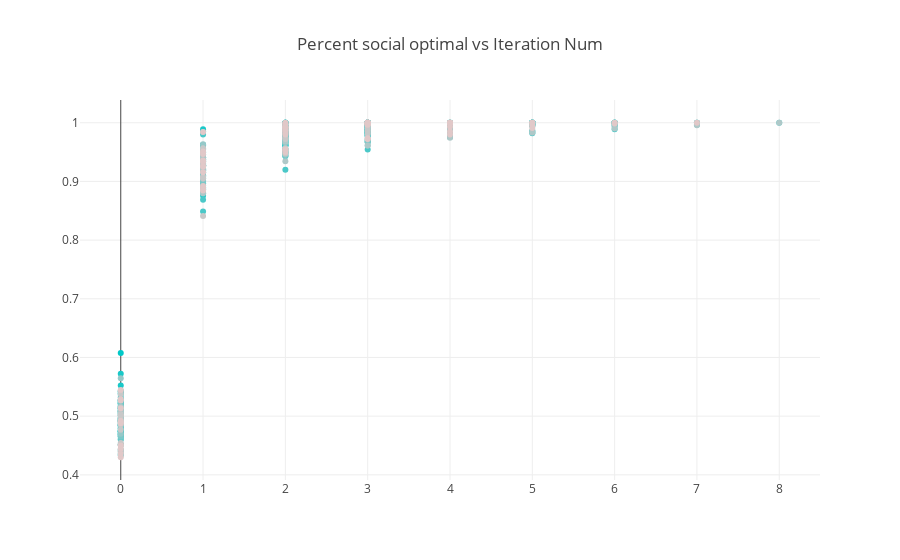

This figure's notebook cell:
### Code cell
plot_utils(simul_utils)

### Figure 1 — Plotly figure (JSON) as saved in the notebook; plotly's stock layout.template omitted (floating-point values rounded to 4 significant figures)
{"data": [{"hoverinfo": "skip", "marker": {"color": "rgb(0.0,200,200)"}, "mode": "markers", "type": "scatter", "uid": "5197e671-3ece-4aa3-89b8-b06219b5f461", "x": [0, 1, 2, 3, 4], "y": [0.4689, 0.8989, 0.9833, 0.9989, 1]}, {"hoverinfo": "skip", "marker": {"color": "rgb(0.0,200,200)"}, "mode": "markers", "type": "scatter", "uid": "fc9e9d10-8b34-4159-98cd-1843a8fd8d69", "x": [0, 1, 2, 3, 4, 5], "y": [0.47, 0.8967, 0.9689, 0.9811, 0.9956, 1]}, {"hoverinfo": "skip", "marker": {"color": "rgb(0.0,200,200)"}, "mode": "markers", "type": "scatter", "uid": "64127e31-5cf0-47c5-9627-2c03c6d89d5a", "x": [0, 1, 2, 3, 4, 5], "y": [0.5089, 0.93, 0.9789, 0.9878, 0.9989, 1]}, {"hoverinfo": "skip", "marker": {"color": "rgb(0.0,200,200)"}, "mode": "markers", "type": "scatter", "uid": "5b57d581-7a3a-450a-8eb9-48ceab98e1bb", "x": [0, 1, 2, 3, 4], "y": [0.4756, 0.9078, 0.9811, 0.9933, 1]}, {"hoverinfo": "skip", "marker": {"color": "rgb(0.0,200,200)"}, "mode": "markers", "type": "scatter", "uid": "ff61984e-4fca-4f56-988a-b26bb0b3d4e2", "x": [0, 1, 2, 3], "y": [0.6078, 0.95, 0.9878, 1]}, {"hoverinfo": "skip", "marker": {"color": "rgb(0.0,200,200)"}, "mode": "markers", "type": "scatter", "uid": "d51c644a-1e04-413c-b0a8-9f4a088f5e40", "x": [0, 1, 2, 3, 4], "y": [0.5133, 0.9044, 0.9611, 0.9956, 1]}, {"hoverinfo": "skip", "marker": {"color": "rgb(0.0,200,200)"}, "mode": "markers", "type": "scatter", "uid": "08ba23b9-4014-486c-9f84-7e99f571a493", "x": [0, 1, 2, 3, 4, 5], "y": [0.4789, 0.9289, 0.9667, 0.9833, 0.9933, 1]}, {"hoverinfo": "skip", "marker": {"color": "rgb(0.0,200,200)"}, "mode": "markers", "type": "scatter", "uid": "b40a876c-fa81-43cf-a8c0-00975c94907f", "x": [0, 1, 2, 3, 4, 5], "y": [0.5389, 0.9378, 0.9789, 0.9844, 0.9956, 1]}, {"hoverinfo": "skip", "marker": {"color": "rgb(0.0,200,200)"}, "mode": "markers", "type": "scatter", "uid": "e0197f52-e6bb-4e97-8798-8a66dd955cef", "x": [0, 1, 2, 3], "y": [0.5122, 0.9622, 0.9944, 1]}, {"hoverinfo": "skip", "marker": {"color": "rgb(0.0,200,200)"}, "mode": "markers", "type": "scatter", "uid": "23296919-cd06-4aa8-ba3c-c0c866ebe31c", "x": [0, 1, 2, 3, 4], "y": [0.5267, 0.9456, 0.9733, 0.9922, 1]}, {"hoverinfo": "skip", "marker": {"color": "rgb(25.0,200,200)"}, "mode": "markers", "type": "scatter", "uid": "5f4d02c1-7a7e-44de-8589-91ec0da1598d", "x": [0, 1, 2, 3], "y": [0.4933, 0.9544, 0.9911, 1]}, {"hoverinfo": "skip", "marker": {"color": "rgb(25.0,200,200)"}, "mode": "markers", "type": "scatter", "uid": "844fd8b8-a108-4029-a840-2b511e2edbb7", "x": [0, 1, 2], "y": [0.5722, 0.9889, 1]}, {"hoverinfo": "skip", "marker": {"color": "rgb(25.0,200,200)"}, "mode": "markers", "type": "scatter", "uid": "6c2f3da9-daf0-4535-b435-b61599ceb0e3", "x": [0, 1, 2, 3, 4], "y": [0.4867, 0.91, 0.9822, 0.9989, 1]}, {"hoverinfo": "skip", "marker": {"color": "rgb(25.0,200,200)"}, "mode": "markers", "type": "scatter", "uid": "e29d075e-9301-4e3e-b47c-8b17cfc6b10a", "x": [0, 1, 2, 3, 4], "y": [0.4744, 0.89, 0.9622, 0.9878, 1]}, {"hoverinfo": "skip", "marker": {"color": "rgb(25.0,200,200)"}, "mode": "markers", "type": "scatter", "uid": "1dfcd7e6-bfcd-4090-a0a9-a06567daff59", "x": [0, 1, 2, 3], "y": [0.4833, 0.9267, 0.9911, 1]}, {"hoverinfo": "skip", "marker": {"color": "rgb(25.0,200,200)"}, "mode": "markers", "type": "scatter", "uid": "4a944208-f94c-48b0-9493-86cea8b2a3d2", "x": [0, 1, 2, 3, 4, 5], "y": [0.5056, 0.91, 0.9778, 0.9867, 0.9956, 1]}, {"hoverinfo": "skip", "marker": {"color": "rgb(25.0,200,200)"}, "mode": "markers", "type": "scatter", "uid": "88ad9ce9-c465-4df5-8e5b-40fb5b2a96c5", "x": [0, 1, 2], "y": [0.5211, 0.9611, 1]}, {"hoverinfo": "skip", "marker": {"color": "rgb(25.0,200,200)"}, "mode": "markers", "type": "scatter", "uid": "fe16259e-70d7-4538-879a-f637178575ad", "x": [0, 1, 2], "y": [0.5522, 0.9856, 1]}, {"hoverinfo": "skip", "marker": {"color": "rgb(25.0,200,200)"}, "mode": "markers", "type": "scatter", "uid": "4f6364ad-7fc3-4b96-af26-2c8920563ffa", "x": [0, 1, 2, 3, 4, 5, 6], "y": [0.5278, 0.8889, 0.9433, 0.9711, 0.9844, 0.9967, 1]}, {"hoverinfo": "skip", "marker": {"color": "rgb(25.0,200,200)"}, "mode": "markers", "type": "scatter", "uid": "2bf2f6ab-31ae-4da2-8898-2d67d8d0c98d", "x": [0, 1, 2, 3], "y": [0.4744, 0.9189, 0.9778, 1]}, {"hoverinfo": "skip", "marker": {"color": "rgb(50.0,200,200)"}, "mode": "markers", "type": "scatter", "uid": "b2e590a7-34c3-4e6d-9882-8d54c0e44bf0", "x": [0, 1, 2, 3], "y": [0.4856, 0.9211, 0.9933, 1]}, {"hoverinfo": "skip", "marker": {"color": "rgb(50.0,200,200)"}, "mode": "markers", "type": "scatter", "uid": "158755dc-265c-40f2-9150-6d9dc2e5084f", "x": [0, 1, 2, 3, 4, 5, 6], "y": [0.4667, 0.8756, 0.9511, 0.9789, 0.99, 0.9967, 1]}, {"hoverinfo": "skip", "marker": {"color": "rgb(50.0,200,200)"}, "mode": "markers", "type": "scatter", "uid": "3d20f81f-367e-47af-b658-e2d09c9831d9", "x": [0, 1, 2, 3, 4, 5, 6], "y": [0.4733, 0.9111, 0.9611, 0.9767, 0.9922, 0.9989, 1]}, {"hoverinfo": "skip", "marker": {"color": "rgb(50.0,200,200)"}, "mode": "markers", "type": "scatter", "uid": "4b30e29a-72da-43e4-a50b-0e497025b279", "x": [0, 1, 2, 3, 4], "y": [0.4967, 0.9222, 0.9811, 0.9922, 1]}, {"hoverinfo": "skip", "marker": {"color": "rgb(50.0,200,200)"}, "mode": "markers", "type": "scatter", "uid": "597f7157-b2ce-4146-a169-7085087222ea", "x": [0, 1, 2, 3], "y": [0.5233, 0.9489, 0.9922, 1]}, {"hoverinfo": "skip", "marker": {"color": "rgb(50.0,200,200)"}, "mode": "markers", "type": "scatter", "uid": "c5bdc43a-c626-4430-a881-32ef6392d9e0", "x": [0, 1, 2, 3, 4, 5], "y": [0.4922, 0.9267, 0.9767, 0.9911, 0.9967, 1]}, {"hoverinfo": "skip", "marker": {"color": "rgb(50.0,200,200)"}, "mode": "markers", "type": "scatter", "uid": "dfa96029-0a6f-45c9-933d-dc26eb910b66", "x": [0, 1, 2, 3], "y": [0.5222, 0.9622, 0.9933, 1]}, {"hoverinfo": "skip", "marker": {"color": "rgb(50.0,200,200)"}, "mode": "markers", "type": "scatter", "uid": "06503d70-d9d8-4329-ba07-ba875abf6aa4", "x": [0, 1, 2, 3, 4, 5], "y": [0.4656, 0.8922, 0.9767, 0.9833, 0.9944, 1]}, {"hoverinfo": "skip", "marker": {"color": "rgb(50.0,200,200)"}, "mode": "markers", "type": "scatter", "uid": "52842dbe-2f6c-4af8-9cf0-a04f810cc1f2", "x": [0, 1, 2, 3, 4, 5], "y": [0.4844, 0.8867, 0.9478, 0.9822, 0.9978, 1]}, {"hoverinfo": "skip", "marker": {"color": "rgb(50.0,200,200)"}, "mode": "markers", "type": "scatter", "uid": "26f674c5-62dd-46a2-aa13-745c963d2d03", "x": [0, 1, 2, 3, 4], "y": [0.49, 0.8878, 0.9689, 0.9967, 1]}, {"hoverinfo": "skip", "marker": {"color": "rgb(75.0,200,200)"}, "mode": "markers", "type": "scatter", "uid": "0a16d207-dca4-4155-9883-06febad6aafb", "x": [0, 1, 2, 3, 4, 5, 6], "y": [0.4611, 0.8967, 0.9644, 0.9811, 0.9911, 0.9989, 1]}, {"hoverinfo": "skip", "marker": {"color": "rgb(75.0,200,200)"}, "mode": "markers", "type": "scatter", "uid": "2f97f816-29d9-4043-95d8-cec13e8f8a27", "x": [0, 1, 2, 3, 4, 5], "y": [0.5267, 0.9411, 0.9756, 0.9867, 0.9944, 1]}, {"hoverinfo": "skip", "marker": {"color": "rgb(75.0,200,200)"}, "mode": "markers", "type": "scatter", "uid": "746da42d-a354-45b2-8129-f1507f4d075f", "x": [0, 1, 2, 3, 4, 5], "y": [0.5422, 0.9356, 0.9833, 0.99, 0.9989, 1]}, {"hoverinfo": "skip", "marker": {"color": "rgb(75.0,200,200)"}, "mode": "markers", "type": "scatter", "uid": "8f542ef1-ee72-48af-966e-3722dc4c4fd5", "x": [0, 1, 2, 3], "y": [0.5244, 0.9367, 0.9911, 1]}, {"hoverinfo": "skip", "marker": {"color": "rgb(75.0,200,200)"}, "mode": "markers", "type": "scatter", "uid": "1a993cc3-e0d8-4637-b577-480fe21e2b52", "x": [0, 1, 2, 3], "y": [0.4722, 0.9411, 0.9933, 1]}, {"hoverinfo": "skip", "marker": {"color": "rgb(75.0,200,200)"}, "mode": "markers", "type": "scatter", "uid": "009dc1eb-f7f4-4d40-a9c5-49aaad0deff7", "x": [0, 1, 2, 3, 4, 5, 6], "y": [0.4356, 0.8489, 0.9489, 0.9789, 0.9889, 0.9956, 1]}, {"hoverinfo": "skip", "marker": {"color": "rgb(75.0,200,200)"}, "mode": "markers", "type": "scatter", "uid": "af9df91e-dfbc-44ce-a4a9-f73d61c36735", "x": [0, 1, 2, 3, 4, 5], "y": [0.5089, 0.92, 0.9711, 0.9878, 0.9956, 1]}, {"hoverinfo": "skip", "marker": {"color": "rgb(75.0,200,200)"}, "mode": "markers", "type": "scatter", "uid": "ee5cef48-57d8-4b4b-953e-02e6d8a36bdf", "x": [0, 1, 2], "y": [0.5011, 0.98, 1]}, {"hoverinfo": "skip", "marker": {"color": "rgb(75.0,200,200)"}, "mode": "markers", "type": "scatter", "uid": "50173929-3cce-481d-a85e-49d253394a29", "x": [0, 1, 2, 3, 4, 5, 6, 7, 8], "y": [0.4933, 0.8689, 0.92, 0.9544, 0.9756, 0.9822, 0.9889, 0.9967, 1]}, {"hoverinfo": "skip", "marker": {"color": "rgb(75.0,200,200)"}, "mode": "markers", "type": "scatter", "uid": "5a88ac0f-a4c5-42bf-b66b-0ffdb5416cde", "x": [0, 1, 2, 3], "y": [0.4844, 0.9344, 0.9944, 1]}, {"hoverinfo": "skip", "marker": {"color": "rgb(100.0,200,200)"}, "mode": "markers", "type": "scatter", "uid": "787aacf6-f3f6-492c-94f0-c3ec43b8f9c5", "x": [0, 1, 2, 3, 4, 5], "y": [0.5322, 0.9178, 0.9778, 0.9889, 0.9989, 1]}, {"hoverinfo": "skip", "marker": {"color": "rgb(100.0,200,200)"}, "mode": "markers", "type": "scatter", "uid": "e44c35cc-31fd-46f4-9000-2139e2bdf32b", "x": [0, 1, 2], "y": [0.5133, 0.9589, 1]}, {"hoverinfo": "skip", "marker": {"color": "rgb(100.0,200,200)"}, "mode": "markers", "type": "scatter", "uid": "331eee47-96ba-4d19-9149-ea5869010af0", "x": [0, 1, 2, 3, 4, 5, 6, 7], "y": [0.5078, 0.9156, 0.9544, 0.9689, 0.9778, 0.9856, 0.9967, 1]}, {"hoverinfo": "skip", "marker": {"color": "rgb(100.0,200,200)"}, "mode": "markers", "type": "scatter", "uid": "2a6377fd-af42-485f-9366-2a1fa7454a40", "x": [0, 1, 2, 3, 4], "y": [0.4511, 0.9144, 0.9833, 0.9978, 1]}, {"hoverinfo": "skip", "marker": {"color": "rgb(100.0,200,200)"}, "mode": "markers", "type": "scatter", "uid": "115da76c-07aa-45a6-bdee-e53a56fe78c7", "x": [0, 1, 2, 3, 4], "y": [0.5178, 0.9489, 0.9833, 0.9922, 1]}, {"hoverinfo": "skip", "marker": {"color": "rgb(100.0,200,200)"}, "mode": "markers", "type": "scatter", "uid": "1aadfa0d-80db-47df-bdaf-c87f0ac7c572", "x": [0, 1, 2], "y": [0.48, 0.9278, 1]}, {"hoverinfo": "skip", "marker": {"color": "rgb(100.0,200,200)"}, "mode": "markers", "type": "scatter", "uid": "8998ed0a-6f00-430f-9d2d-a51f4d5b68eb", "x": [0, 1, 2, 3], "y": [0.46, 0.9111, 0.9822, 1]}, {"hoverinfo": "skip", "marker": {"color": "rgb(100.0,200,200)"}, "mode": "markers", "type": "scatter", "uid": "f0ac49e9-b9ad-45d4-9933-0c58a5d0c2cb", "x": [0, 1, 2, 3], "y": [0.5022, 0.9411, 0.9933, 1]}, {"hoverinfo": "skip", "marker": {"color": "rgb(100.0,200,200)"}, "mode": "markers", "type": "scatter", "uid": "f0d9e727-31c9-4ade-b52e-5d38471de070", "x": [0, 1, 2, 3, 4, 5, 6], "y": [0.4422, 0.88, 0.9433, 0.9678, 0.9833, 0.9944, 1]}, {"hoverinfo": "skip", "marker": {"color": "rgb(100.0,200,200)"}, "mode": "markers", "type": "scatter", "uid": "5c06c520-3e3a-4beb-ba43-a8c78676e1b2", "x": [0, 1, 2, 3, 4], "y": [0.4333, 0.9011, 0.9744, 0.9956, 1]}, {"hoverinfo": "skip", "marker": {"color": "rgb(125.0,200,200)"}, "mode": "markers", "type": "scatter", "uid": "df065bbf-2b39-41c2-8168-38fa855d54fb", "x": [0, 1, 2, 3, 4, 5, 6, 7], "y": [0.4656, 0.8989, 0.9511, 0.9667, 0.9756, 0.9833, 0.9933, 1]}, {"hoverinfo": "skip", "marker": {"color": "rgb(125.0,200,200)"}, "mode": "markers", "type": "scatter", "uid": "d7e365a6-16ab-4657-99e1-b787f3adb2c7", "x": [0, 1, 2, 3, 4], "y": [0.4511, 0.8922, 0.9656, 0.9956, 1]}, {"hoverinfo": "skip", "marker": {"color": "rgb(125.0,200,200)"}, "mode": "markers", "type": "scatter", "uid": "3f953b78-7f01-450f-aa02-a95d90f6bb2a", "x": [0, 1, 2], "y": [0.5144, 0.9844, 1]}, {"hoverinfo": "skip", "marker": {"color": "rgb(125.0,200,200)"}, "mode": "markers", "type": "scatter", "uid": "654e9de7-e85b-45d3-bb06-41f92043efe8", "x": [0, 1, 2, 3, 4, 5, 6], "y": [0.4689, 0.9189, 0.9778, 0.9844, 0.9933, 0.9989, 1]}, {"hoverinfo": "skip", "marker": {"color": "rgb(125.0,200,200)"}, "mode": "markers", "type": "scatter", "uid": "228c4a86-03cf-4e80-bafc-b1f07944c335", "x": [0, 1, 2, 3, 4, 5], "y": [0.4978, 0.8933, 0.9544, 0.98, 0.9967, 1]}, {"hoverinfo": "skip", "marker": {"color": "rgb(125.0,200,200)"}, "mode": "markers", "type": "scatter", "uid": "770c68f3-c3c8-44bb-a250-71fde21546ec", "x": [0, 1, 2, 3, 4], "y": [0.5211, 0.9067, 0.9822, 0.9933, 1]}, {"hoverinfo": "skip", "marker": {"color": "rgb(125.0,200,200)"}, "mode": "markers", "type": "scatter", "uid": "2d7bf219-f437-4cb0-a040-7e1c88d8e723", "x": [0, 1, 2, 3], "y": [0.5156, 0.9167, 0.9844, 1]}, {"hoverinfo": "skip", "marker": {"color": "rgb(125.0,200,200)"}, "mode": "markers", "type": "scatter", "uid": "fa8208a7-9e69-4eac-95c8-8c3aa2b40cb4", "x": [0, 1, 2, 3, 4, 5, 6, 7], "y": [0.5367, 0.9156, 0.9556, 0.9678, 0.9767, 0.9867, 0.9956, 1]}, {"hoverinfo": "skip", "marker": {"color": "rgb(125.0,200,200)"}, "mode": "markers", "type": "scatter", "uid": "d11f7f6a-f059-4ffa-86e3-5e4d2eec718f", "x": [0, 1, 2, 3, 4], "y": [0.5167, 0.9267, 0.9656, 0.9878, 1]}, {"hoverinfo": "skip", "marker": {"color": "rgb(125.0,200,200)"}, "mode": "markers", "type": "scatter", "uid": "419fbc4a-7406-43b4-a42a-0235045dd028", "x": [0, 1, 2, 3, 4], "y": [0.5422, 0.9378, 0.9733, 0.9967, 1]}, {"hoverinfo": "skip", "marker": {"color": "rgb(150.0,200,200)"}, "mode": "markers", "type": "scatter", "uid": "09b9ecd8-2ba0-4fb8-b82e-95c5f9d2eb62", "x": [0, 1, 2, 3, 4], "y": [0.5056, 0.92, 0.9844, 0.9978, 1]}, {"hoverinfo": "skip", "marker": {"color": "rgb(150.0,200,200)"}, "mode": "markers", "type": "scatter", "uid": "bcffa6b8-1958-41ef-b9ac-2ee11cb44d2e", "x": [0, 1, 2, 3, 4, 5, 6], "y": [0.47, 0.8811, 0.9456, 0.9611, 0.9822, 0.9956, 1]}, {"hoverinfo": "skip", "marker": {"color": "rgb(150.0,200,200)"}, "mode": "markers", "type": "scatter", "uid": "cc5938ee-1629-4738-8356-d436d0156f2f", "x": [0, 1, 2, 3], "y": [0.5644, 0.9633, 0.9944, 1]}, {"hoverinfo": "skip", "marker": {"color": "rgb(150.0,200,200)"}, "mode": "markers", "type": "scatter", "uid": "67dfc677-d3b0-4756-a85a-28a264fb265e", "x": [0, 1, 2, 3], "y": [0.4933, 0.9456, 0.9967, 1]}, {"hoverinfo": "skip", "marker": {"color": "rgb(150.0,200,200)"}, "mode": "markers", "type": "scatter", "uid": "d0a8fdd7-db3e-4593-bfed-f3cabb88884a", "x": [0, 1, 2, 3, 4], "y": [0.5044, 0.9244, 0.9811, 0.9978, 1]}, {"hoverinfo": "skip", "marker": {"color": "rgb(150.0,200,200)"}, "mode": "markers", "type": "scatter", "uid": "eacaa799-5939-4917-89ff-1b5c6a348b68", "x": [0, 1, 2, 3, 4, 5, 6], "y": [0.5078, 0.9256, 0.9711, 0.9844, 0.99, 0.9989, 1]}, {"hoverinfo": "skip", "marker": {"color": "rgb(150.0,200,200)"}, "mode": "markers", "type": "scatter", "uid": "b9b93304-ce9a-4f13-99a1-997030f621c7", "x": [0, 1, 2, 3], "y": [0.4956, 0.9322, 0.9911, 1]}, {"hoverinfo": "skip", "marker": {"color": "rgb(150.0,200,200)"}, "mode": "markers", "type": "scatter", "uid": "70a31b73-c6fa-42fd-8a0b-af556cf78571", "x": [0, 1, 2, 3], "y": [0.4922, 0.9278, 0.9889, 1]}, {"hoverinfo": "skip", "marker": {"color": "rgb(150.0,200,200)"}, "mode": "markers", "type": "scatter", "uid": "ac15b3ed-f792-40af-8f10-b735147c3aa3", "x": [0, 1, 2, 3, 4], "y": [0.5433, 0.9256, 0.9789, 0.9989, 1]}, {"hoverinfo": "skip", "marker": {"color": "rgb(150.0,200,200)"}, "mode": "markers", "type": "scatter", "uid": "532966ae-21cf-4626-94f4-6fac1fb284b1", "x": [0, 1, 2, 3, 4], "y": [0.4911, 0.9278, 0.9789, 0.9978, 1]}, {"hoverinfo": "skip", "marker": {"color": "rgb(175.0,200,200)"}, "mode": "markers", "type": "scatter", "uid": "af96034e-2c46-4145-8c0e-dd485ae58fb9", "x": [0, 1, 2, 3], "y": [0.44, 0.9344, 0.9911, 1]}, {"hoverinfo": "skip", "marker": {"color": "rgb(175.0,200,200)"}, "mode": "markers", "type": "scatter", "uid": "d3442927-0c54-468d-9225-0401f9a289b0", "x": [0, 1, 2, 3, 4, 5], "y": [0.5156, 0.9433, 0.9822, 0.9933, 0.9989, 1]}, {"hoverinfo": "skip", "marker": {"color": "rgb(175.0,200,200)"}, "mode": "markers", "type": "scatter", "uid": "170e3a68-12fe-4ac3-9aec-7840ec1e7c1d", "x": [0, 1, 2, 3], "y": [0.4967, 0.9278, 0.9867, 1]}, {"hoverinfo": "skip", "marker": {"color": "rgb(175.0,200,200)"}, "mode": "markers", "type": "scatter", "uid": "fe3a4ac5-4b26-40bc-a401-ae6196bee359", "x": [0, 1, 2, 3], "y": [0.4911, 0.94, 0.9867, 1]}, {"hoverinfo": "skip", "marker": {"color": "rgb(175.0,200,200)"}, "mode": "markers", "type": "scatter", "uid": "6e46006b-cf25-4732-9ee3-d2ebd5ff7dff", "x": [0, 1, 2, 3], "y": [0.4844, 0.9389, 0.9933, 1]}, {"hoverinfo": "skip", "marker": {"color": "rgb(175.0,200,200)"}, "mode": "markers", "type": "scatter", "uid": "d0f3797d-56a6-4876-a35d-11d517f4a9a3", "x": [0, 1, 2, 3, 4], "y": [0.5089, 0.92, 0.9744, 0.9967, 1]}, {"hoverinfo": "skip", "marker": {"color": "rgb(175.0,200,200)"}, "mode": "markers", "type": "scatter", "uid": "f0e284a4-b051-48b8-adbb-7e16968357fe", "x": [0, 1, 2, 3, 4], "y": [0.4511, 0.9044, 0.9678, 0.9989, 1]}, {"hoverinfo": "skip", "marker": {"color": "rgb(175.0,200,200)"}, "mode": "markers", "type": "scatter", "uid": "17f43d6c-4601-42aa-a6d6-bc5e5922c10e", "x": [0, 1, 2, 3, 4], "y": [0.4433, 0.92, 0.9833, 0.9956, 1]}, {"hoverinfo": "skip", "marker": {"color": "rgb(175.0,200,200)"}, "mode": "markers", "type": "scatter", "uid": "b143926f-0b73-4d99-b3d7-4ffaab7e2a0f", "x": [0, 1, 2, 3, 4, 5, 6, 7, 8], "y": [0.5078, 0.88, 0.9344, 0.9611, 0.9744, 0.9833, 0.99, 0.9956, 1]}, {"hoverinfo": "skip", "marker": {"color": "rgb(175.0,200,200)"}, "mode": "markers", "type": "scatter", "uid": "ee6d09a2-5e5b-420f-9d54-6f7a0efb9fce", "x": [0, 1, 2, 3], "y": [0.4911, 0.9556, 0.9989, 1]}, {"hoverinfo": "skip", "marker": {"color": "rgb(200.0,200,200)"}, "mode": "markers", "type": "scatter", "uid": "2feaf7b3-86ba-4b22-b9d7-4da71b4eaabc", "x": [0, 1, 2, 3, 4, 5], "y": [0.4544, 0.8889, 0.9722, 0.9867, 0.9989, 1]}, {"hoverinfo": "skip", "marker": {"color": "rgb(200.0,200,200)"}, "mode": "markers", "type": "scatter", "uid": "f18d0bdc-8862-4c81-8e70-9dba0e05c202", "x": [0, 1, 2, 3], "y": [0.5011, 0.9256, 0.9833, 1]}, {"hoverinfo": "skip", "marker": {"color": "rgb(200.0,200,200)"}, "mode": "markers", "type": "scatter", "uid": "ccce24c7-2dec-40c2-bedb-421b0164a731", "x": [0, 1, 2, 3, 4], "y": [0.4511, 0.9056, 0.9567, 0.9911, 1]}, {"hoverinfo": "skip", "marker": {"color": "rgb(200.0,200,200)"}, "mode": "markers", "type": "scatter", "uid": "148b3533-ae11-4355-b160-da3ed44c2007", "x": [0, 1, 2, 3, 4], "y": [0.5033, 0.9078, 0.9744, 0.9978, 1]}, {"hoverinfo": "skip", "marker": {"color": "rgb(200.0,200,200)"}, "mode": "markers", "type": "scatter", "uid": "44600a01-e879-4163-acea-e34f7fb41c00", "x": [0, 1, 2, 3, 4, 5], "y": [0.4389, 0.8411, 0.9478, 0.9811, 0.9989, 1]}, {"hoverinfo": "skip", "marker": {"color": "rgb(200.0,200,200)"}, "mode": "markers", "type": "scatter", "uid": "29321e85-1074-4769-b6f8-b16efd8ca8d4", "x": [0, 1, 2, 3], "y": [0.4767, 0.9267, 0.9844, 1]}, {"hoverinfo": "skip", "marker": {"color": "rgb(200.0,200,200)"}, "mode": "markers", "type": "scatter", "uid": "1ba15325-f3af-4a22-a03a-7e176fb2ec52", "x": [0, 1, 2, 3], "y": [0.5011, 0.9333, 0.9878, 1]}, {"hoverinfo": "skip", "marker": {"color": "rgb(200.0,200,200)"}, "mode": "markers", "type": "scatter", "uid": "858a0fff-2cca-4eb5-8de1-005400cb8233", "x": [0, 1, 2, 3, 4], "y": [0.4867, 0.9567, 0.9911, 0.9978, 1]}, {"hoverinfo": "skip", "marker": {"color": "rgb(200.0,200,200)"}, "mode": "markers", "type": "scatter", "uid": "83b5fd44-d289-467e-8363-c6eb213026e3", "x": [0, 1, 2, 3], "y": [0.5378, 0.95, 0.9944, 1]}, {"hoverinfo": "skip", "marker": {"color": "rgb(200.0,200,200)"}, "mode": "markers", "type": "scatter", "uid": "d8879b1a-6406-4162-a2b2-4c30d94a5dfa", "x": [0, 1, 2, 3], "y": [0.4889, 0.9278, 0.9911, 1]}, {"hoverinfo": "skip", "marker": {"color": "rgb(225.0,200,200)"}, "mode": "markers", "type": "scatter", "uid": "61da9365-5194-42bc-9e88-d4dd5e5f7e52", "x": [0, 1, 2, 3, 4], "y": [0.4444, 0.9156, 0.9867, 0.9967, 1]}, {"hoverinfo": "skip", "marker": {"color": "rgb(225.0,200,200)"}, "mode": "markers", "type": "scatter", "uid": "6cd25f01-6c19-49c2-a6d1-21dab0a097c0", "x": [0, 1, 2, 3, 4, 5, 6, 7], "y": [0.4922, 0.8867, 0.9533, 0.9733, 0.98, 0.9911, 0.9989, 1]}, {"hoverinfo": "skip", "marker": {"color": "rgb(225.0,200,200)"}, "mode": "markers", "type": "scatter", "uid": "be4df75f-1d29-4073-a3c0-7c1408924654", "x": [0, 1, 2, 3, 4], "y": [0.5289, 0.9356, 0.98, 0.9978, 1]}, {"hoverinfo": "skip", "marker": {"color": "rgb(225.0,200,200)"}, "mode": "markers", "type": "scatter", "uid": "d3349c7d-e604-4180-913c-488486dea997", "x": [0, 1, 2, 3, 4], "y": [0.5133, 0.9511, 0.9911, 0.9978, 1]}, {"hoverinfo": "skip", "marker": {"color": "rgb(225.0,200,200)"}, "mode": "markers", "type": "scatter", "uid": "612cc3fe-0cf3-48da-a25d-337a4c1c3e72", "x": [0, 1, 2, 3, 4, 5, 6], "y": [0.4878, 0.8844, 0.95, 0.9733, 0.9856, 0.9956, 1]}, {"hoverinfo": "skip", "marker": {"color": "rgb(225.0,200,200)"}, "mode": "markers", "type": "scatter", "uid": "cf53191f-e478-493e-b837-c8e5eaddbc9b", "x": [0, 1, 2, 3, 4, 5], "y": [0.43, 0.8922, 0.9544, 0.9722, 0.9933, 1]}, {"hoverinfo": "skip", "marker": {"color": "rgb(225.0,200,200)"}, "mode": "markers", "type": "scatter", "uid": "ce0110f6-8cbe-482c-a5e8-a7394c25422f", "x": [0, 1, 2], "y": [0.5444, 0.9844, 1]}, {"hoverinfo": "skip", "marker": {"color": "rgb(225.0,200,200)"}, "mode": "markers", "type": "scatter", "uid": "6fb1c26c-f327-43e2-a74d-c864efc7db12", "x": [0, 1, 2, 3], "y": [0.4356, 0.9333, 0.9978, 1]}, {"hoverinfo": "skip", "marker": {"color": "rgb(225.0,200,200)"}, "mode": "markers", "type": "scatter", "uid": "bb720c64-d09f-4828-8c12-e8ffce1d38e3", "x": [0, 1, 2, 3], "y": [0.45, 0.9256, 0.9933, 1]}, {"hoverinfo": "skip", "marker": {"color": "rgb(225.0,200,200)"}, "mode": "markers", "type": "scatter", "uid": "b36db36d-51f6-4e96-9d11-5d6b95a6e27d", "x": [0, 1, 2, 3], "y": [0.5267, 0.9467, 0.9922, 1]}], "layout": {"showlegend": false, "title": {"text": "Percent social optimal vs Iteration Num"}}}
